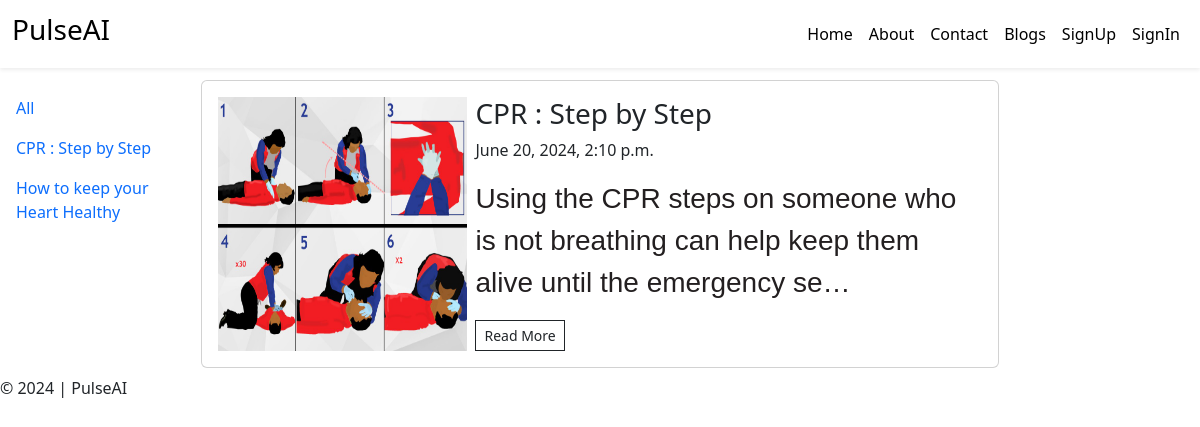
/blog_cat/1/, run on the app's committed database.
### blog/models.py (models this page shows)
class Blog(models.Model):
    category = models.ForeignKey(BlogCategory,on_delete=models.DO_NOTHING)
    title = models.CharField(max_length=500)
    content = models.TextField()
    primary_photo = models.ImageField(upload_to="blog_images")
    yt_video_id = models.CharField(max_length=255)
    publish = models.BooleanField(default=True)
    created_at = models.DateTimeField(auto_now_add=True)
    updated_at = models.DateTimeField(auto_now=True)
    def __str__(self):
        return self.title

### blog/views.py (the view)
# urls.py: path('blog_cat/<int:cid>/',views.all_blogs,name='blog_cat')
def all_blogs(request,cid=0):
    if cid == 0:
        blogs = Blog.objects.filter(publish=True).order_by('-updated_at')
    else:
        blogs = Blog.objects.filter(publish=True,category=cid).order_by('-updated_at')
    categories = Blog.objects.all().order_by('category')
    context = {
        'blogs' : blogs,
        'categories':categories
    }
    return render(request,'blog/blog.html',context)

### templates/blog/blog.html (shortened to what this page needs)
{% extends "layout.html" %}
{% load static %}
{% block content %}
    <div class="row g-2">
        <div class="col-md-2">
            <div class="sidebar-wrapper d-flex justify-content-between">
                <div class="sidebar-menu p-3 d-none d-md-block" id="sidebar-menu">
                   <ul class="list-unstyled">
                    <li class="py-2 ">
                        <a class="text-decoration-none" href="{% url "blogs" %}">All</a>
                    </li>
                    {% for c in categories  %}
                    <li class="py-2 ">
                        <a class="text-decoration-none" href="{% url "blog_cat" c.id %}">{{c}}</a>
                    </li>
                    {% endfor %}
                   </ul>
                </div>
            </div>
        </div>
        <div class="col-md-8">
            {% for blog in blogs  %}
            <div class="card my-2">
                <div class="card-body">
                    <div class="row g-2">
                        <div class="col-md-4">
                            <img src="{{blog.primary_photo.url}}" alt="image" class="img-fluid h-100">
                        </div>
                        <div class="col-md-8">
                            <h3>{{blog.title}}</h3>
                            <p>{{blog.created_at}}</p>
                            <p>{{blog.content|safe|truncatechars_html:"100"}}</p>
                            <a href="{% url "blog" blog.id %}" class="btn btn-sm btn-outline-dark rounded-0">Read More</a>
                        </div>
                    </div>
                </div>
            </div>
            {% endfor %}
        </div>
    </div>
{% endblock  %}

### data on the page
Blog: title "CPR : Step by Step", primary_photo (picture), created_at "June 20, 2024, 2:10 p.m.", content "Using the CPR steps on someone who is not breathing can help keep them alive until the emergency se…"
Blog: title "How to keep your Heart Healthy"
